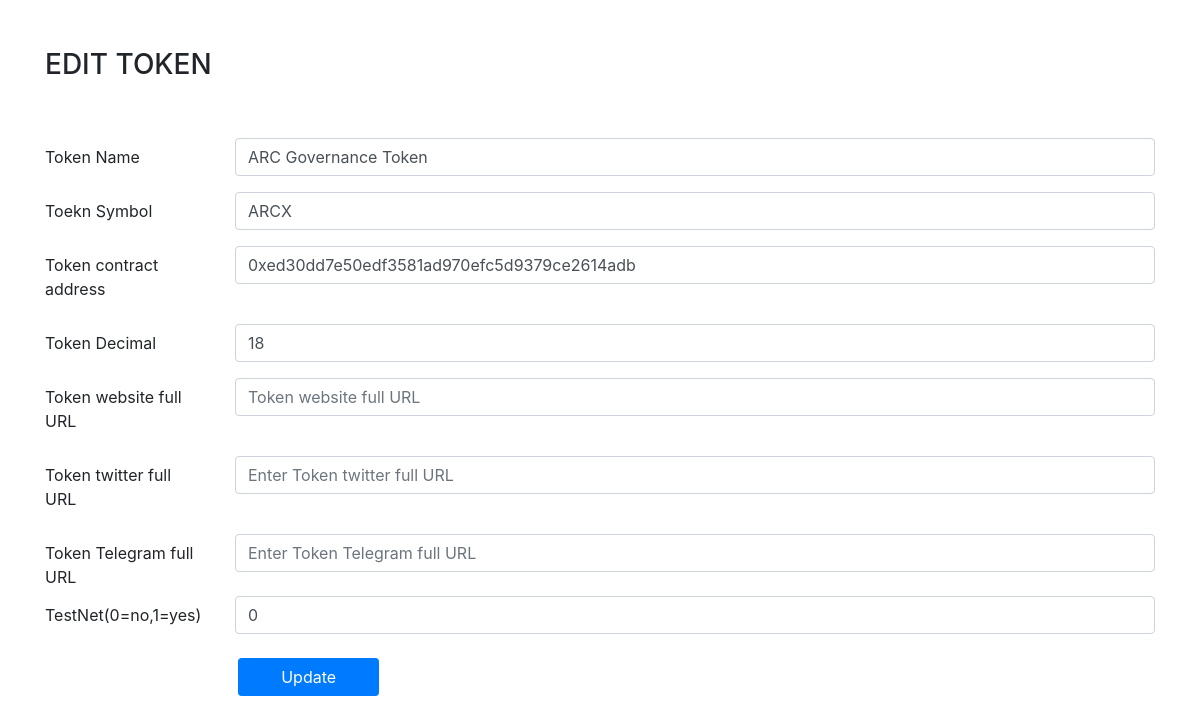
Screenshot of /admin-x/index.php?Edit=44 with the database file from the repository.
### tables this page shows
CREATE TABLE `tokendetails` (
  `id` int(11) NOT NULL,
  `tokenName` varchar(50) NOT NULL,
  `tokenSymbol` varchar(25) NOT NULL,
  `tokenContractAddress` varchar(250) NOT NULL,
  `tokenDecimal` int(10) NOT NULL,
  `tokenWebsite` varchar(250) NOT NULL,
  `tokenTwitterFullURL` varchar(100) NOT NULL,
  `tokenTelegramFullURL` varchar(100) NOT NULL,
  `dateAdded` timestamp NOT NULL DEFAULT CURRENT_TIMESTAMP,
  `istestnet` int(1) NOT NULL DEFAULT '0' COMMENT '0=mainnet, 1= testnet'
);

### admin-x/index.php (the view, shortened to what this page needs)
<!DOCTYPE html>
<html>
<head>
	<link rel="stylesheet" href="https://stackpath.bootstrapcdn.com/bootstrap/4.1.3/css/bootstrap.min.css">
	<link rel="stylesheet" type="text/css" href="assets/font-awesome-4.7.0/css/font-awesome.min.css">
</head>
<body>
    <?php
    include '../scripts/site_config.php';
    if(isset($_GET['Edit']))
    {
        $Id=$_GET['Edit'];
        $Query2 = $conn->prepare("SELECT * FROM tokendetails WHERE id='$Id' ");
        $Query2->execute();
        $Tokendata = $Query2->fetch(PDO::FETCH_OBJ);
    ?>
     <section>
		<div class="container">
			 <div class="row">
			 	<div class="col-sm-12 my-5">
			 		<h3 class="text-uppercase">Edit Token</h3>
			 	</div>
			 	<div class="col-sm-12">
			 		<form action="" method="post">
					  <div class="form-group row">
					    <label for="staticEmail" class="col-sm-2 col-form-label">Token Name</label>
					    <div class="col-sm-10">
					      <input type="text" class="form-control" name="token_name" value="<?php echo $Tokendata->tokenName; ?>" placeholder="Enter Token Name">
					    </div>
					  </div>
					  <div class="form-group row">
					    <label for="inputPassword" class="col-sm-2 col-form-label">Toekn Symbol</label>
					    <div class="col-sm-10">
					      <input type="text" class="form-control" id="token_symbol" value="<?php echo $Tokendata->tokenSymbol; ?>" name="token_symbol" placeholder="Enter Token Symbol">
					    </div>
					  </div>
					  <div class="form-group row">
					    <label for="inputPassword" class="col-sm-2 col-form-label">Token contract address</label>
					    <div class="col-sm-10">
					      <input type="text" class="form-control"  id="token_contract_address" value="<?php echo $Tokendata->tokenContractAddress; ?>" name="token_contract_address" placeholder="Enter Token contract address">
					    </div>
					  </div>
					  <div class="form-group row">
					    <label for="inputPassword" class="col-sm-2 col-form-label">Token Decimal</label>
					    <div class="col-sm-10">
					      <input type="text" class="form-control" id="token_decimal" value="<?php echo $Tokendata->tokenDecimal; ?>" name="token_decimal" placeholder="Enter Token Decimal">
					    </div>
					  </div>
					  <div class="form-group row">
					    <label for="inputPassword" class="col-sm-2 col-form-label">Token website full URL</label>
					    <div class="col-sm-10">
					      <input type="text" class="form-control" id="Token_website_full_URL" value="<?php echo $Tokendata->tokenWebsite; ?>" name="Token_website_full_URL" placeholder="Token website full URL">
					    </div>
					  </div>
					  <div class="form-group row">
					    <label for="inputPassword" class="col-sm-2 col-form-label">Token twitter full URL</label>
					    <div class="col-sm-10">
					      <input type="text" class="form-control" id="Token_twitter_full_URL" value="<?php echo $Tokendata->tokenTwitterFullURL; ?>" name="Token_twitter_full_URL" placeholder="Enter Token twitter full URL">
					    </div>
					  </div>
					  <div class="form-group row">
					    <label for="inputPassword" class="col-sm-2 col-form-label">Token Telegram full URL</label>
					    <div class="col-sm-10">
					      <input type="text" class="form-control" id="Token_Telegram_full_URL" value="<?php echo $Tokendata->tokenTelegramFullURL; ?>" name="Token_Telegram_full_URL" placeholder="Enter Token Telegram full URL">
					    </div>
					    <label for="inputPassword" class="col-sm-2 col-form-label">TestNet(0=no,1=yes)</label>
					    <div class="col-sm-10">
					      <input type="text" class="form-control" id="Token_isTestNet" value="<?php echo $Tokendata->istestnet; ?>" name="Token_isTestNet" placeholder="0 or 1">
					      <br>
					    </div>
					    <div class="col-sm-10">
					    	<input type="submit" name="Update" class="btn btn-primary btn-sm" value="Update" style="    margin-left: 21%; padding: 6px 42px;font-size: 16px;"></button>
					    </div>
					  </div>
					</form>
			 	</div>
			 </div>
		</div>
	</section>
    <?php
	} ?>
</body>
</html>

### rows the page displays
tokendetails: token_name "ARC Governance Token", token_symbol "ARCX", token_contract_address "0xed30dd7e50edf3581ad970efc5d9379ce2614adb", token_decimal "18", Token_isTestNet "0"
